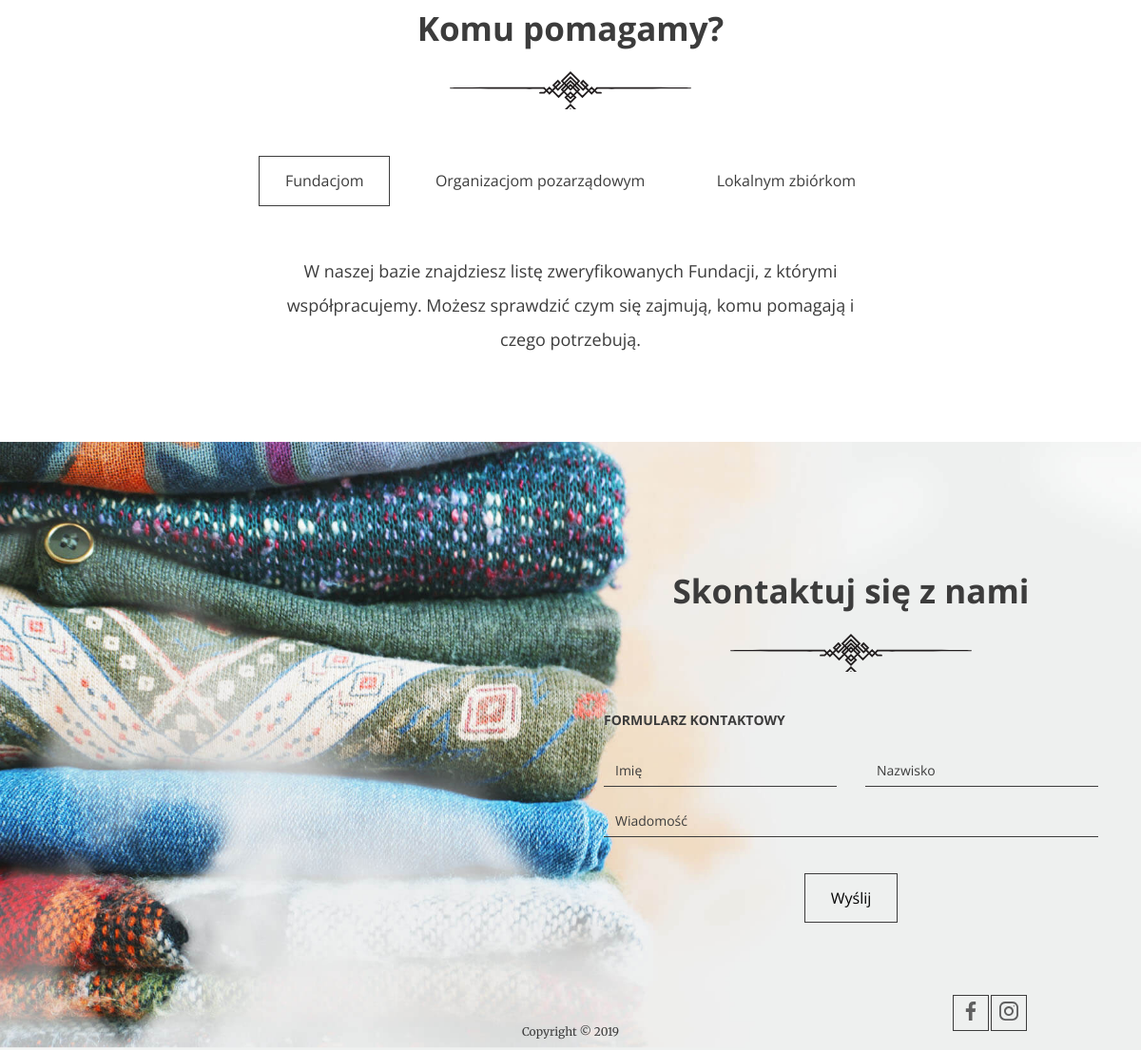
The app's page / (lower part), older data.
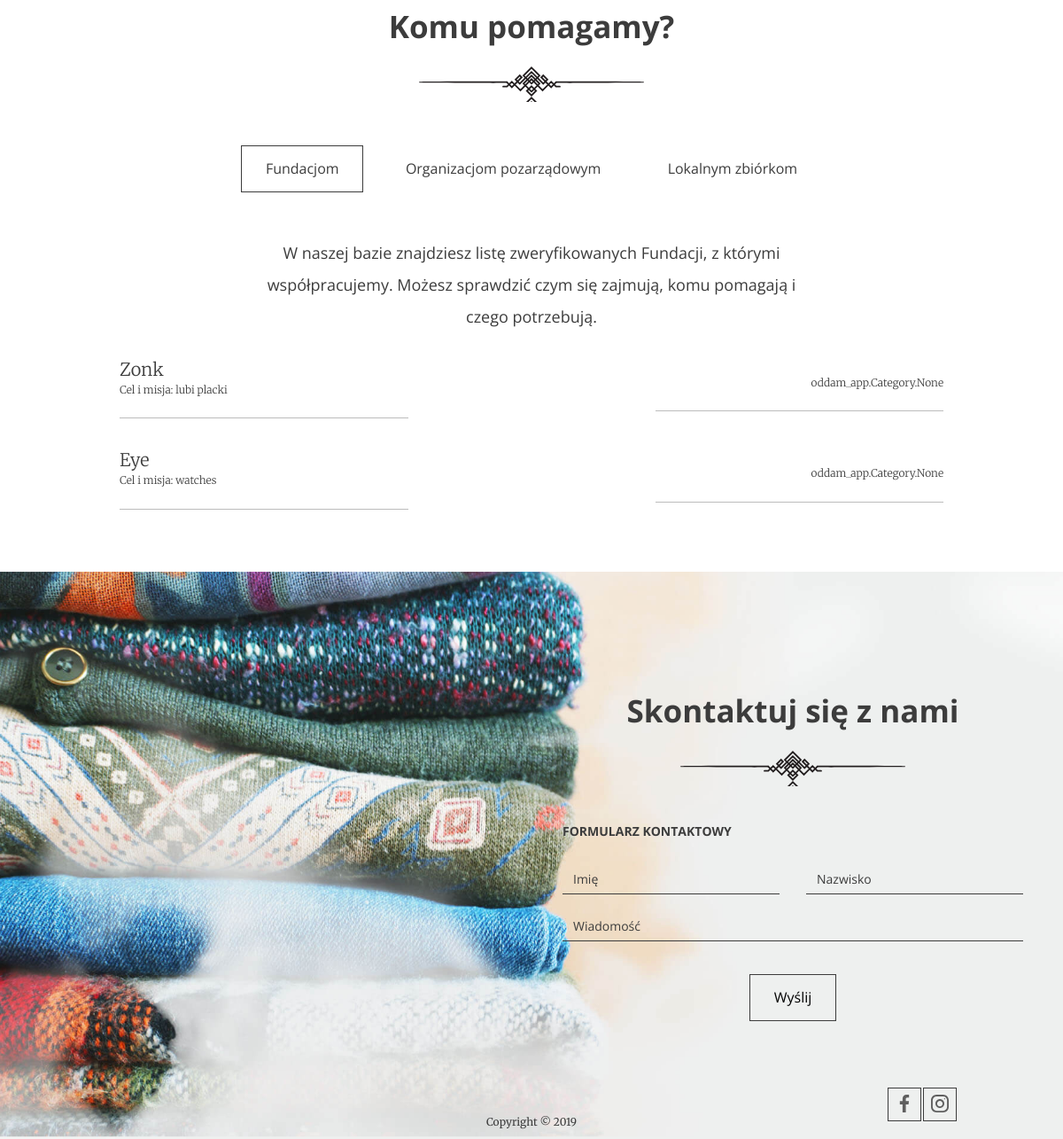
The same page, newer data.
### oddam_app/models.py (models this page shows)
class Institution(models.Model):
    INSTITUTION_TYPES = [
        (0, "fundacja"),
        (1, "organizacja_pozarzadowa"),
        (2, "zbiorka_lokalna"),
    ]
    name = models.CharField(max_length=100)
    description = models.TextField(max_length=500)
    type = models.IntegerField(choices=INSTITUTION_TYPES, default=0)
    categories = models.ManyToManyField(Category, through='CategoryInstitution')

### oddam_app/views.py (the view)
# urls.py: path('', IndexView.as_view(), name='index'),
class IndexView(View):
    def get(self, request):
        donations_list = Donation.objects.all()
        liczba_oddanych_workow = 0
        liczba_wspartych_organizacji = 0
        for donation in donations_list:
            liczba_oddanych_workow = liczba_oddanych_workow + donation.quantity
            liczba_wspartych_organizacji = liczba_wspartych_organizacji + 1
        institutions_foundations = Institution.objects.filter(type=0)
        institutions_organisations = Institution.objects.filter(type=1)
        institutions_local = Institution.objects.filter(type=2)
        return render(request, 'index.html', {'liczba_wspartych_organizacji':liczba_wspartych_organizacji,
                                              'liczba_oddanych_workow':liczba_oddanych_workow,
                                              'institutions_foundations':institutions_foundations,
                                              'institutions_organisations':institutions_organisations,
                                              'institutions_local':institutions_local})

### templates/index.html (shortened to what this page needs)
{% extends 'base.html' %}
{% block content %}
     <section id="help" class="help">
      <h2>Komu pomagamy?</h2>
      <ul class="help--buttons">
        <li data-id="1"><a href="#" class="btn btn--without-border active">Fundacjom</a></li>
        <li data-id="2"><a href="#" class="btn btn--without-border">Organizacjom pozarządowym</a></li>
        <li data-id="3"><a href="#" class="btn btn--without-border">Lokalnym zbiórkom</a></li>
      </ul>
      <div class="help--slides active" data-id="1">
        <p>W naszej bazie znajdziesz listę zweryfikowanych Fundacji, z którymi współpracujemy. Możesz sprawdzić czym się zajmują, komu pomagają i czego potrzebują.</p>
        <ul class="help--slides-items">
          {% for object in institutions_foundations %}
          <li>
            <div class="col">
              <div class="title">{{ object.name }}</div>
              <div class="subtitle">Cel i misja: {{ object.description }}</div>
            </div>
            <div class="col"><div class="text">{{ object.categories }}</div></div>
          </li>
          {% endfor %}
      </div>
    </section>
{% endblock %}

### templates/base.html (shortened to what this page needs)
<!DOCTYPE html>
{% load static %}
<html lang="pl">
  <head>
    <link rel="stylesheet" href="{% static 'css/style.css' %}">
  </head>
  <body>
{% block content %}{% endblock %}
    <footer>
      <div id="contact" class="contact">
        <h2>Skontaktuj się z nami</h2>
        <h3>Formularz kontaktowy</h3>
        <form class="form--contact">
          <div class="form-group form-group--50"><input type="text" name="name" placeholder="Imię" /></div>
          <div class="form-group form-group--50"><input type="text" name="surname" placeholder="Nazwisko" /></div>
          <div class="form-group"><textarea name="message" placeholder="Wiadomość" rows="1"></textarea></div>
          <button class="btn" type="submit">Wyślij</button>
        </form>
      </div>
      <div class="bottom-line">
        <span class="bottom-line--copy">Copyright &copy; 2019</span>
        <div class="bottom-line--icons">
          <a href="#" class="btn btn--small"><img src="{% static 'images/icon-facebook.svg' %}"/></a>
          <a href="#" class="btn btn--small"><img src="{% static 'images/icon-instagram.svg' %}"/></a>
        </div>
      </div>
    </footer>
  </body>
</html>

Row changes from the older to the newer data that the page shows:
added Institution: name "Zonk", description "lubi placki", categories "oddam_app.Category.None"
added Institution: name "Eye", description "watches", categories "oddam_app.Category.None"
